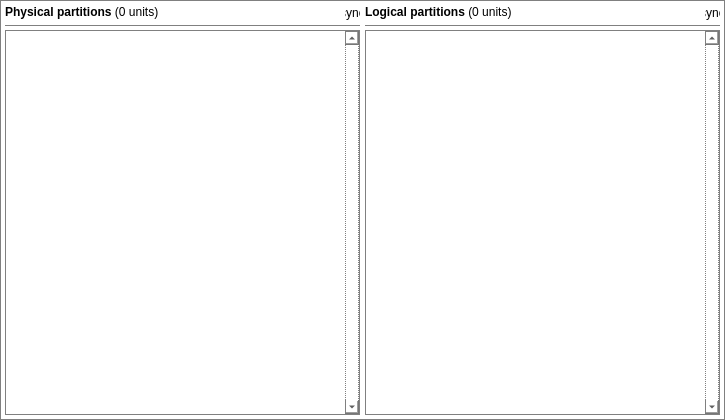
     <widget class="QFrame" name="partncbx">
      <property name="geometry">
       <rect>
        <x>215</x>
        <y>30</y>
        <width>725</width>
        <height>420</height>
       </rect>
      </property>
      <property name="sizePolicy">
       <sizepolicy hsizetype="Fixed" vsizetype="Fixed">
        <horstretch>0</horstretch>
        <verstretch>0</verstretch>
       </sizepolicy>
      </property>
      <property name="minimumSize">
       <size>
        <width>725</width>
        <height>420</height>
       </size>
      </property>
      <property name="maximumSize">
       <size>
        <width>725</width>
        <height>315</height>
       </size>
      </property>
      <property name="styleSheet">
       <string notr="true">background: transparent; border: 1px solid #808080;</string>
      </property>
      <property name="frameShape">
       <enum>QFrame::StyledPanel</enum>
      </property>
      <property name="frameShadow">
       <enum>QFrame::Raised</enum>
      </property>
      <widget class="QLabel" name="phptstlb">
       <property name="geometry">
        <rect>
         <x>5</x>
         <y>5</y>
         <width>335</width>
         <height>15</height>
        </rect>
       </property>
       <property name="sizePolicy">
        <sizepolicy hsizetype="Fixed" vsizetype="Fixed">
         <horstretch>0</horstretch>
         <verstretch>0</verstretch>
        </sizepolicy>
       </property>
       <property name="minimumSize">
        <size>
         <width>335</width>
         <height>15</height>
        </size>
       </property>
       <property name="maximumSize">
        <size>
         <width>335</width>
         <height>15</height>
        </size>
       </property>
       <property name="styleSheet">
        <string notr="true">font: 10pt &quot;Inter&quot;; border: none;</string>
       </property>
       <property name="text">
        <string>&lt;html&gt;&lt;head/&gt;&lt;body&gt;&lt;p&gt;&lt;span style=&quot; font-weight:700;&quot;&gt;Physical partitions&lt;/span&gt; (0 units)&lt;/p&gt;&lt;/body&gt;&lt;/html&gt;</string>
       </property>
      </widget>
      <widget class="Line" name="partln10">
       <property name="geometry">
        <rect>
         <x>5</x>
         <y>25</y>
         <width>355</width>
         <height>1</height>
        </rect>
       </property>
       <property name="sizePolicy">
        <sizepolicy hsizetype="Fixed" vsizetype="Fixed">
         <horstretch>0</horstretch>
         <verstretch>0</verstretch>
        </sizepolicy>
       </property>
       <property name="minimumSize">
        <size>
         <width>355</width>
         <height>1</height>
        </size>
       </property>
       <property name="maximumSize">
        <size>
         <width>355</width>
         <height>1</height>
        </size>
       </property>
       <property name="orientation">
        <enum>Qt::Horizontal</enum>
       </property>
      </widget>
      <widget class="QListWidget" name="lgptlist">
       <property name="enabled">
        <bool>true</bool>
       </property>
       <property name="geometry">
        <rect>
         <x>365</x>
         <y>30</y>
         <width>355</width>
         <height>385</height>
        </rect>
       </property>
       <property name="sizePolicy">
        <sizepolicy hsizetype="Fixed" vsizetype="Fixed">
         <horstretch>0</horstretch>
         <verstretch>0</verstretch>
        </sizepolicy>
       </property>
       <property name="minimumSize">
        <size>
         <width>355</width>
         <height>385</height>
        </size>
       </property>
       <property name="maximumSize">
        <size>
         <width>355</width>
         <height>385</height>
        </size>
       </property>
       <property name="focusPolicy">
        <enum>Qt::NoFocus</enum>
       </property>
       <property name="verticalScrollBarPolicy">
        <enum>Qt::ScrollBarAlwaysOn</enum>
       </property>
       <property name="editTriggers">
        <set>QAbstractItemView::NoEditTriggers</set>
       </property>
       <property name="alternatingRowColors">
        <bool>false</bool>
       </property>
      </widget>
      <widget class="QListWidget" name="phptlist">
       <property name="enabled">
        <bool>true</bool>
       </property>
       <property name="geometry">
        <rect>
         <x>5</x>
         <y>30</y>
         <width>355</width>
         <height>385</height>
        </rect>
       </property>
       <property name="sizePolicy">
        <sizepolicy hsizetype="Fixed" vsizetype="Fixed">
         <horstretch>0</horstretch>
         <verstretch>0</verstretch>
        </sizepolicy>
       </property>
       <property name="minimumSize">
        <size>
         <width>355</width>
         <height>385</height>
        </size>
       </property>
       <property name="maximumSize">
        <size>
         <width>355</width>
         <height>385</height>
        </size>
       </property>
       <property name="focusPolicy">
        <enum>Qt::NoFocus</enum>
       </property>
       <property name="verticalScrollBarPolicy">
        <enum>Qt::ScrollBarAlwaysOn</enum>
       </property>
       <property name="editTriggers">
        <set>QAbstractItemView::NoEditTriggers</set>
       </property>
       <property name="alternatingRowColors">
        <bool>false</bool>
       </property>
      </widget>
      <widget class="Line" name="partln11">
       <property name="geometry">
        <rect>
         <x>365</x>
         <y>25</y>
         <width>355</width>
         <height>1</height>
        </rect>
       </property>
       <property name="sizePolicy">
        <sizepolicy hsizetype="Fixed" vsizetype="Fixed">
         <horstretch>0</horstretch>
         <verstretch>0</verstretch>
        </sizepolicy>
       </property>
       <property name="minimumSize">
        <size>
         <width>355</width>
         <height>1</height>
        </size>
       </property>
       <property name="maximumSize">
        <size>
         <width>355</width>
         <height>1</height>
        </size>
       </property>
       <property name="orientation">
        <enum>Qt::Horizontal</enum>
       </property>
      </widget>
      <widget class="QLabel" name="lgptstlb">
       <property name="geometry">
        <rect>
         <x>365</x>
         <y>5</y>
         <width>335</width>
         <height>15</height>
        </rect>
       </property>
       <property name="sizePolicy">
        <sizepolicy hsizetype="Fixed" vsizetype="Fixed">
         <horstretch>0</horstretch>
         <verstretch>0</verstretch>
        </sizepolicy>
       </property>
       <property name="minimumSize">
        <size>
         <width>335</width>
         <height>15</height>
        </size>
       </property>
       <property name="maximumSize">
        <size>
         <width>335</width>
         <height>15</height>
        </size>
       </property>
       <property name="styleSheet">
        <string notr="true">font: 10pt &quot;Inter&quot;; border: none;</string>
       </property>
       <property name="text">
        <string>&lt;html&gt;&lt;head/&gt;&lt;body&gt;&lt;p&gt;&lt;span style=&quot; font-weight:700;&quot;&gt;Logical partitions&lt;/span&gt; (0 units)&lt;/p&gt;&lt;/body&gt;&lt;/html&gt;</string>
       </property>
      </widget>
      <widget class="QPushButton" name="phptrfrs">
       <property name="geometry">
        <rect>
         <x>345</x>
         <y>5</y>
         <width>15</width>
         <height>15</height>
        </rect>
       </property>
       <property name="sizePolicy">
        <sizepolicy hsizetype="Fixed" vsizetype="Fixed">
         <horstretch>0</horstretch>
         <verstretch>0</verstretch>
        </sizepolicy>
       </property>
       <property name="minimumSize">
        <size>
         <width>15</width>
         <height>15</height>
        </size>
       </property>
       <property name="maximumSize">
        <size>
         <width>15</width>
         <height>15</height>
        </size>
       </property>
       <property name="cursor">
        <cursorShape>PointingHandCursor</cursorShape>
       </property>
       <property name="styleSheet">
        <string notr="true">font: 10pt &quot;Font Awesome 5 Free&quot;; border: none;</string>
       </property>
       <property name="text">
        <string>sync</string>
       </property>
      </widget>
      <widget class="QPushButton" name="lgptrfrs">
       <property name="geometry">
        <rect>
         <x>705</x>
         <y>5</y>
         <width>15</width>
         <height>15</height>
        </rect>
       </property>
       <property name="sizePolicy">
        <sizepolicy hsizetype="Fixed" vsizetype="Fixed">
         <horstretch>0</horstretch>
         <verstretch>0</verstretch>
        </sizepolicy>
       </property>
       <property name="minimumSize">
        <size>
         <width>15</width>
         <height>15</height>
        </size>
       </property>
       <property name="maximumSize">
        <size>
         <width>15</width>
         <height>15</height>
        </size>
       </property>
       <property name="cursor">
        <cursorShape>PointingHandCursor</cursorShape>
       </property>
       <property name="styleSheet">
        <string notr="true">font: 10pt &quot;Font Awesome 5 Free&quot;; border: none;</string>
       </property>
       <property name="text">
        <string>sync</string>
       </property>
      </widget>
     </widget>
